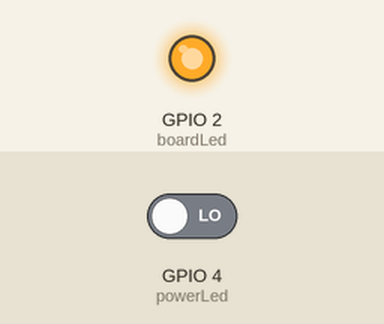
Recording of a program running on a simulated ESP8266 (NodeMCU). On the bench: output pins drawn as LEDs (lit = HIGH). The inputs (shaded band) are chosen by the test bench; at power-on: GPIO 4 (powerLed) LOW. WiFi joins after 1.5 s; servers stay silent unless stated; what the program prints to the serial monitor is not drawn.

Above: at 3.0 s.
3.1 s: GPIO 4 (powerLed) driven HIGH
At 3.6 s:
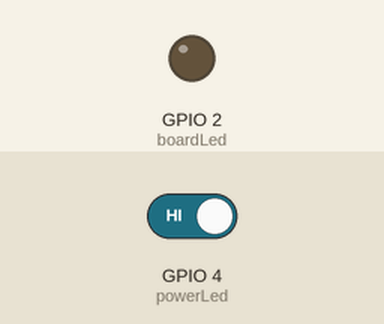
4.6 s: GPIO 4 (powerLed) driven LOW
At 6.0 s:
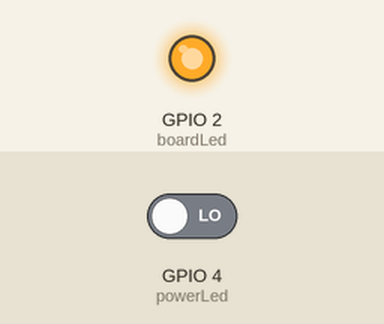
Timing chart, 0 to 7.6 s (numbered marks = the images above; inputs shaded):
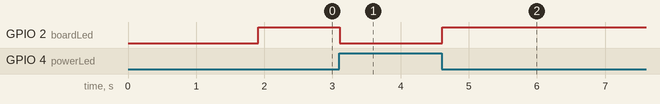

Measured:
- after the input at 3.1 s, GPIO 2 (boardLed): HIGH → LOW at once
- after the input at 4.6 s, GPIO 2 (boardLed): LOW → HIGH at once

The program:

main.cpp
```cpp
#include <Arduino.h>

#define BLYNK_PRINT Serial
#include <ESP8266WiFi.h>
#include <BlynkSimpleEsp8266.h>

#include <ESP8266mDNS.h>
#include <WiFiUdp.h>
#include <ArduinoOTA.h>

#include <C:/auth/auth.h>
#include <C:/auth/blynkToken.h>

BlynkTimer timer;
// You should get Auth Token in the Blynk App.
// Go to the Project Settings (nut icon).
char auth[] = Token_Niszczyciel;

// Your WiFi credentials.
// Set password to "" for open networks.
char ssid[] = AuthSsid;
char pass[] = AuthPass;

void OTAsetup(){
// Debug console
  Serial.begin(115200);

  Blynk.begin(auth, ssid, pass);
  // You can also specify server:
  //Blynk.begin(auth, ssid, pass, "blynk-cloud.com", 80);
  //Blynk.begin(auth, ssid, pass, IPAddress(192,168,1,100), 8080);
  WiFi.mode(WIFI_STA);
  WiFi.begin(ssid, pass);
  while (WiFi.waitForConnectResult() != WL_CONNECTED) {
    Serial.println("Connection Failed! Rebooting...");
    delay(5000);
    ESP.restart();
  }
  ArduinoOTA.setHostname("Niszczyciel");

  // No authentication by default
  ArduinoOTA.setPassword("admin");

  // Password can be set with it's md5 value as well
  // MD5(admin) = 21232f297a57a5a743894a0e4a801fc3
  // ArduinoOTA.setPasswordHash("21232f297a57a5a743894a0e4a801fc3");

  ArduinoOTA.onStart([]() {
    String type;
    if (ArduinoOTA.getCommand() == U_FLASH) {
      type = "sketch";
    } else { // U_SPIFFS
      type = "filesystem";
    }

    // NOTE: if updating SPIFFS this would be the place to unmount SPIFFS using SPIFFS.end()
    Serial.println("Start updating " + type);
  });
  ArduinoOTA.onEnd([]() {
    Serial.println("\nEnd");
  });
  ArduinoOTA.onProgress([](unsigned int progress, unsigned int total) {
    Serial.printf("Progress: %u%%\r", (progress / (total / 100)));
  });
  ArduinoOTA.onError([](ota_error_t error) {
    Serial.printf("Error[%u]: ", error);
    if (error == OTA_AUTH_ERROR) {
      Serial.println("Auth Failed");
    } else if (error == OTA_BEGIN_ERROR) {
      Serial.println("Begin Failed");
    } else if (error == OTA_CONNECT_ERROR) {
      Serial.println("Connect Failed");
    } else if (error == OTA_RECEIVE_ERROR) {
      Serial.println("Receive Failed");
    } else if (error == OTA_END_ERROR) {
      Serial.println("End Failed");
    }
  });
  ArduinoOTA.begin();
  Serial.println("Ready");
  Serial.print("IP address: ");
  Serial.println(WiFi.localIP());
}

int powerLed = 4;
int boardLed = 2;
int power = 13;

void programSetup(){
  pinMode(powerLed, INPUT);
  pinMode(power, OUTPUT);
  pinMode(boardLed, OUTPUT);
}

void program(){
  int powerLedValue = digitalRead(powerLed);
  Blynk.virtualWrite(V2, powerLedValue*255);
  if (powerLedValue) digitalWrite(boardLed, LOW);
  else digitalWrite(boardLed, HIGH);
}

BLYNK_WRITE(V0)
{
  int pinValue = param.asInt(); // assigning incoming value from pin V4 to a variable
  if (pinValue) digitalWrite(power, HIGH);
  else digitalWrite(power, LOW);
  //digitalWrite(V2, digitalRead(led));
  // process received value
}

void setup()
{
  OTAsetup();
  programSetup();
  timer.setInterval(100L, program);
}

void loop()
{
  ArduinoOTA.handle();
  Blynk.run();
  timer.run();
  //program;
  // You can inject your own code or combine it with other sketches.
  // Check other examples on how to communicate with Blynk. Remember
  // to avoid delay() function!
}
```
